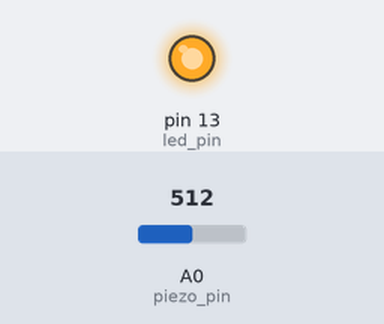
This sketch was run on a simulated Arduino Uno, built with avr-gcc and run on an emulated ATmega328P. On the bench: output pins drawn as LEDs (lit = HIGH). Dashed ring = blinking. The inputs (shaded band) are chosen by the test bench; at power-on: A0 (piezo_pin) = 512.

Above: at 1.2 s.
1.3 s: A0 (piezo_pin) set to 306
At 2.5 s:
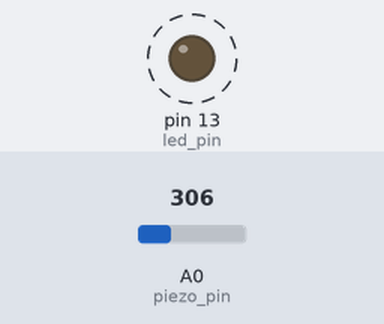
4.3 s: A0 (piezo_pin) set to 122
Timing chart, 0 to 59.8 s (numbered marks = the images above; inputs shaded):
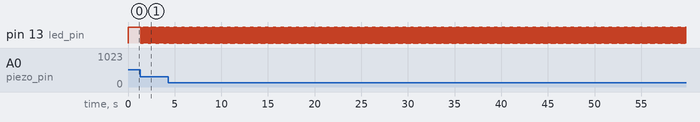

The sketch:

ANN_piezo_test_2.ino
```cpp
/**
 * file: ANN_piezo_test_2.ino
 * purpose: piezo sensor testing as input
 *          for ANN synthetizers control
 * doc: http://www.arduino.cc/en/Tutorial/Knock
 * author: frtk@tetalab
 */

//#define DEBUG

unsigned loop_delay_max = 50;
unsigned long loop_delay = 0;

//--- LED
const int led_pin = 13;      // led connected to digital pin 13
unsigned long led_delay_max = 50;
unsigned long led_delay_min = 10;
unsigned long led_delay = 0;

//--- Piezo sensor
const int piezo_pin = A0; // the piezo is connected to analog pin 0
const int piezo_threshold = 1;  // threshold value to decide when the detected sound is a knock or not
int piezo_reading = 0;      // variable to store the value read from the sensor pin
int piezo_reading_max = 60;
boolean piezo_trig = false;

unsigned long piezo_val_max = 0;

/**
 * SETUP
 */
void setup() {

#ifdef DEBUG
  Serial.begin(9600);
#endif

  // Led pin
  pinMode(led_pin, OUTPUT);

  // turn led off
  turnLedOff();
}


/**
 * LOOP
 */
void loop() {
  //
  analogRead(piezo_pin); // read pin twice and ignore first result
  piezo_reading = analogRead(piezo_pin);

  // compare with treshold
  if (piezo_reading >= piezo_threshold) {
    piezo_trig = true;
    // compute led delay
    if (piezo_reading > piezo_reading_max) piezo_reading_max = piezo_reading;
    led_delay = map(piezo_reading, piezo_threshold, piezo_reading_max, led_delay_min, led_delay_max);
    // turn on/off led
    turnLedOn();
    delay(led_delay);
    turnLedOff();

  } else piezo_trig = false;

#ifdef DEBUG
  printPiezoInfo(piezo_trig, piezo_reading);
#endif

  //delay to avoid overloading the serial port buffer
  loop_delay = piezo_trig ? loop_delay_max - led_delay : loop_delay_max;
  delay(loop_delay);
}


/**
 * func: turnLedOn
 * purpose: turn led on
 */
void turnLedOn() {
  digitalWrite(led_pin, HIGH);
}

/**
 * func: turnLedOff
 * purpose: turn led off
 */
void turnLedOff() {
  digitalWrite(led_pin, LOW);
}


/**
 * func: print piezo sensor info
 * purpose: print piezo sensor debug info
 */
void printPiezoInfo(boolean b, int val) {
  Serial.print(val);
  if (b) {
    Serial.print(" ");
    Serial.print("Knock!");
  }
  Serial.println();
}
```

Measured:
- after the input at 1.3 s, pin 13 (led_pin): alternates HIGH for 0.03 s and LOW for 0.02 s, starting at once
